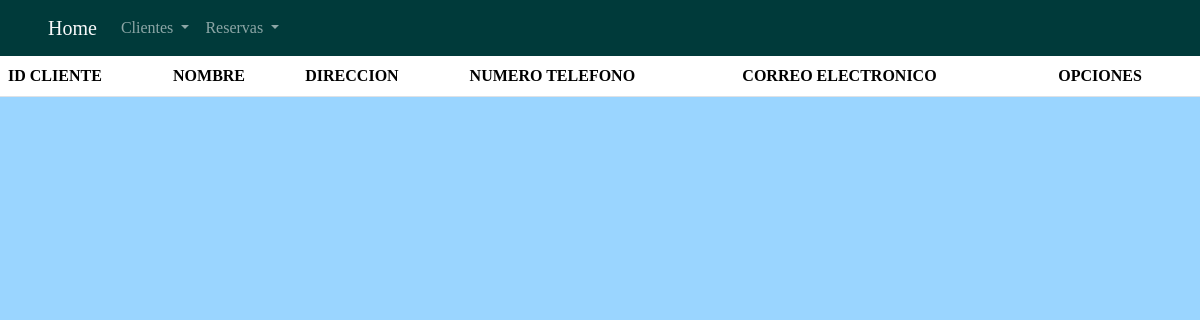
Before: /list_Clients.php with the older database file.
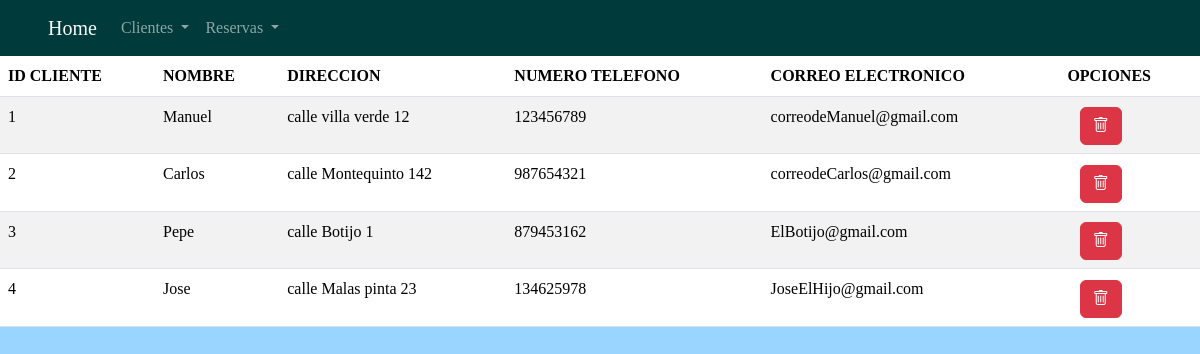
After: the same page with the newer database file.
### tables this page shows
CREATE TABLE `clients` (
  `client_id` int NOT NULL,
  `client_name` varchar(50) NOT NULL,
  `address` varchar(80) NOT NULL,
  `phone_number` int NOT NULL,
  `gmail` varchar(50) NOT NULL
);

### list_Clients.php (the view, shortened to what this page needs)
<?php
$conexion = obtenerConexion();
$table = "<table class='table table-striped'>";
$table .= "<thead><tr><th>ID CLIENTE</th><th>NOMBRE</th><th>DIRECCION</th><th>NUMERO TELEFONO</th><th>CORREO ELECTRONICO</th><th>OPCIONES</th></tr></thead>";
$table .= "<tbody>";
$sql = "SELECT * FROM clients;";
$result = mysqli_query($conexion, $sql);
while ($row = mysqli_fetch_assoc($result)){
    $table .= "<tr><td>" . $row['client_id'] . "</td>";
    $table .= "<td>" . $row['client_name'] . "</td>";
    $table .= "<td>" . $row['address'] . "</td>";
    $table .= "<td>" . $row['phone_number'] . "</td>";
    $table .= "<td>" . $row['gmail'] . "</td>";
    $table .= "<td><form class='d-inline' action='process_remove_client.php' method='post'>";
    $table .= "<input type='hidden' name='client_id' value='" . $row['client_id']  . "'/>";
    $table .= "<button name='Borrar' class='btn btn-danger'><i class='bi bi-trash'></i></button></form>";
    $table .= "</td></tr>";
}
$table .= "</tbody></table>";
include_once("menu.php");
echo $table;
?>

### menu.php (shortened to what this page needs)
<!DOCTYPE html>
<html>
<head>
	<link href="https://cdn.jsdelivr.net/npm/bootstrap@5.3.2/dist/css/bootstrap.min.css" rel="stylesheet"
>
	<link rel="stylesheet" href="https://cdn.jsdelivr.net/npm/bootstrap-icons@1.11.2/font/bootstrap-icons.min.css">
	<link rel="stylesheet" href="https://maxcdn.bootstrapcdn.com/font-awesome/4.7.0/css/font-awesome.min.css">
	<link rel="stylesheet" href="Css.css">
</head>
<body>
	<nav class="navbar navbar-expand-lg sticky-top navbar-dark">
		<div class="container-fluid px-5">
			<a class="navbar-brand text-light" aria-current="page" href="index.php">Home</a>
			<div class="collapse navbar-collapse" id="navbarSupportedContent">
				<ul class="navbar-nav me-auto mb-2 mb-lg-0">
					<li class="nav-item dropdown">
						<a class="nav-link dropdown-toggle"  role="button" data-bs-toggle="dropdown"
							aria-expanded="false">
							Clientes
						</a>
							</li>
						</ul>
					<li class="nav-item dropdown">
						<a class="nav-link dropdown-toggle" href="#" role="button" data-bs-toggle="dropdown"
							aria-expanded="false">
							Reservas
						</a>
					</li>
			</div>
		</div>
	</nav>

### Css.css (style rules this page uses)
form > * { margin-top: 2%; margin-left: 10%; margin-right: 10%; }
:root { --bs-primary: #008585; --bs-secondary: #3be3e3; --bs-light: #9ad5ff; --bs-dark: #003a3a; }
.navbar-dark { background-color: var(--bs-dark) !important; }
body { background-color: var(--bs-light); font-family: 'Roboto Slab'; }

Changed rows visible on the page:
added clients: client_id "1", client_name "Manuel", address "calle villa verde 12", phone_number "123456789", gmail "correodeManuel@gmail.com"
added clients: client_id "2", client_name "Carlos", address "calle Montequinto 142", phone_number "987654321", gmail "correodeCarlos@gmail.com"
added clients: client_id "3", client_name "Pepe", address "calle Botijo 1", phone_number "879453162", gmail "ElBotijo@gmail.com"
added clients: client_id "4", client_name "Jose", address "calle Malas pinta 23", phone_number "134625978", gmail "JoseElHijo@gmail.com"
